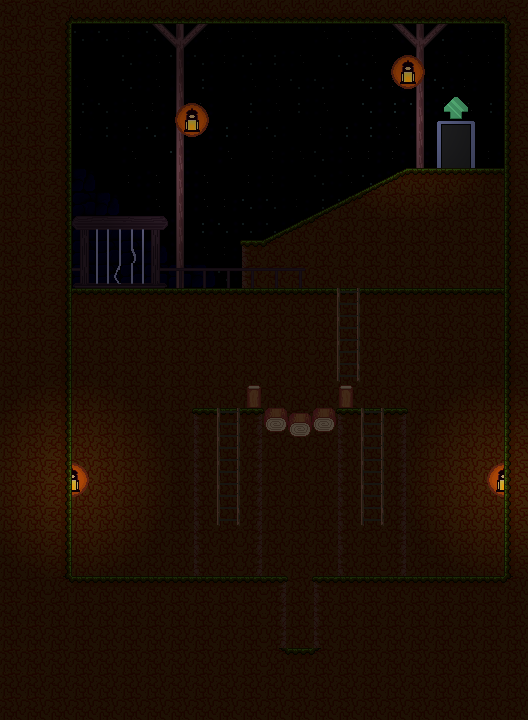

This is a level from a 2D game, rendered from its Tiled map with the project's own tilesets. A one-line summary and the map file follow, with tile-layer data summarised:
An orthogonal 22x30 tile map with 24x24 px tiles, 7 tile layers (bg, Tile Layer 6, pillar, filler, ...) and 14 objects (3x climbable, enemy, door).

<map version="1.0" orientation="orthogonal" width="22" height="30" tilewidth="24" tileheight="24" backgroundcolor="#000000">
 <properties>
  <property name="offset" value="16" />
 </properties>
 <tileset firstgid="1" name="village-forest-mountains" tilewidth="24" tileheight="24">
  <image source="../images/tilesets/village-forest-mountains.png" width="624" height="936" />
 </tileset>
 <layer name="bg" width="22" height="30">
  <data>[660 cells, 280 non-empty, 5 distinct tile ids]</data>
 </layer>
 <layer name="Tile Layer 6" width="22" height="30">
  <data>[660 cells, 16 non-empty, 2 distinct tile ids]</data>
 </layer>
 <layer name="pillar" width="22" height="30">
  <data>[660 cells, 21 non-empty, 3 distinct tile ids]</data>
 </layer>
 <layer name="filler" width="22" height="30">
  <data>[660 cells, 120 non-empty, 1 distinct tile ids]</data>
 </layer>
 <layer name="floor" width="22" height="30">
  <data>[660 cells, 508 non-empty, 10 distinct tile ids]</data>
 </layer>
 <layer name="features" width="22" height="30">
  <data>[660 cells, 52 non-empty, 23 distinct tile ids]</data>
 </layer>
 <layer name="dark" width="22" height="30">
  <properties>
   <property name="foreground" value="true" />
  </properties>
  <data>[660 cells, 660 non-empty, 101 distinct tile ids]</data>
 </layer>
 <objectgroup color="#000000" name="nodes" width="22" height="30">
  <object type="enemy" x="288" y="528" width="48" height="48">
   <properties>
    <property name="enemytype" value="guardbear" />
   </properties>
  </object>
  <object type="climbable" x="340" y="288" width="15" height="92" />
  <object type="climbable" x="363" y="408" width="15" height="111" />
  <object type="climbable" x="220" y="408" width="15" height="113" />
  <object name="main" type="door" x="432" y="120" width="48" height="48">
   <properties>
    <property name="level" value="village-forest-tunnel" />
    <property name="to" value="room" />
   </properties>
  </object>
 </objectgroup>
 <objectgroup color="#c87329" name="platform" width="22" height="30">
  <object x="240" y="240">
   <polygon points="0,0 24,0 168,-72 264,-72 264,-48 168,-48 24,24 0,24" />
  </object>
  <object x="48" y="288" width="480" height="24" />
  <object x="192" y="408">
   <polygon points="0,0 72,0 96,5 122,5 144,0 216,0 216,24 144,24 72,24 0,24" />
  </object>
 </objectgroup>
 <objectgroup color="#1e5fa4" name="block" width="22" height="30">
  <object x="504" y="0" width="24" height="720" />
  <object x="48" y="0" width="24" height="720" />
  <object x="72" y="576" width="216" height="144" />
  <object x="312" y="576" width="192" height="144" />
  <object x="288" y="648" width="24" height="72" />
  <object x="72" y="0" width="432" height="24" />
 </objectgroup>
</map>